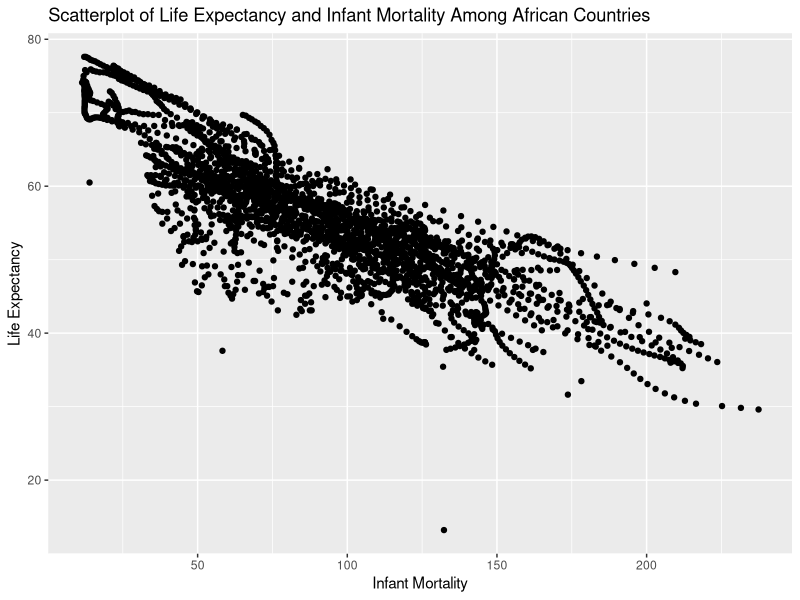
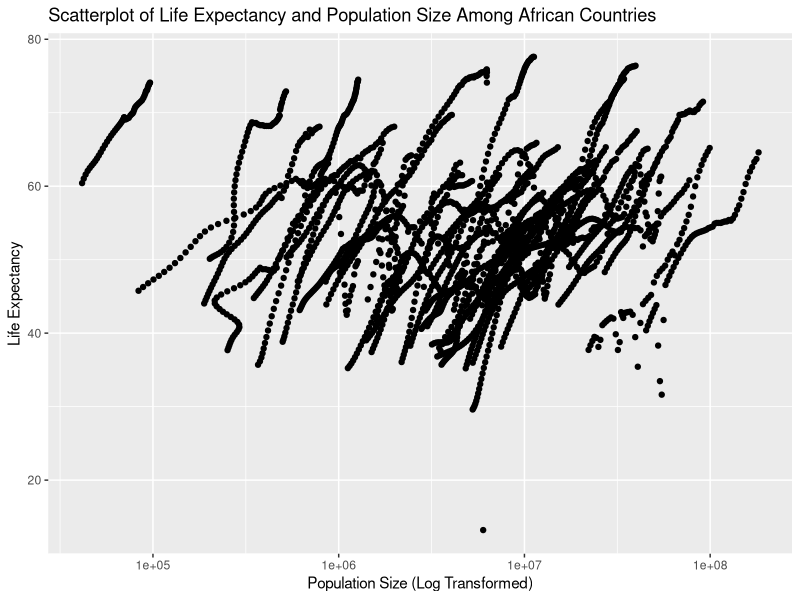
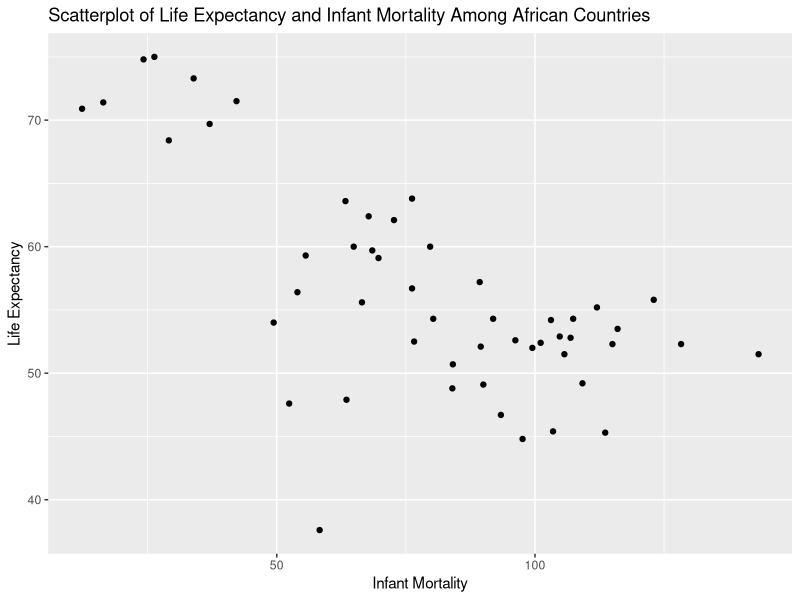
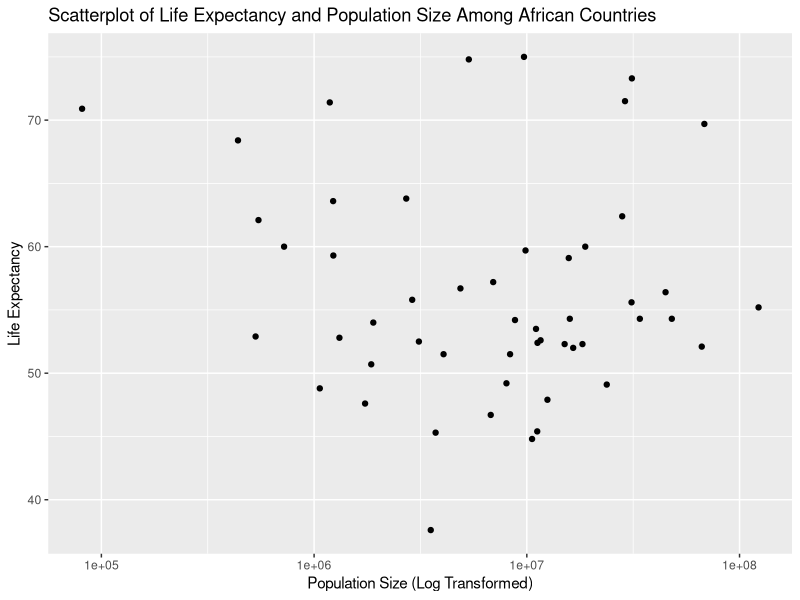

Write the R code that produced these figures, in order.
## ---- chunk 1
#first loading some packages
#for plotting
library(ggplot2)
library(tidyverse)


#loading the dslabs
library(dslabs)
#help file for gapminder
help(gapminder)
#data structure overview
str(gapminder)
#get a summary of data
summary(gapminder)
#determining the type of object gapminder is
class(gapminder)

## ---- chunk 2
#data processing chunk

#the following code subsets the data from African countries
#and names the new dataset africadata

africadata <-  gapminder[which(gapminder$continent=='Africa'), ]

#checking to make sure it worked using table
#here we see that only observations from Africa remain

table(africadata$continent)

#new data1: making new variable/object that contains only infant_mortality and life_expectancy

select1 <- c("infant_mortality", "life_expectancy")
newdata1 <- africadata[select1]


#newdata2: making new variable/object that contains only population and life_expectancy

select2 <- c("population", "life_expectancy")
newdata2 <- africadata[select2]

#checking newdata1 with str and summary
str(newdata1)
summary(newdata1)

#checking newdata2 with str and summary
str(newdata2)
summary(newdata2)


## ---- chunk 3
#plotting

#plotting life expectancy and infant mortality
ggplot(newdata1, aes(x=infant_mortality, y=life_expectancy)) + geom_point() +
  ggtitle("Scatterplot of Life Expectancy and Infant Mortality Among African Countries") +
  xlab("Infant Mortality") + ylab("Life Expectancy")


#plotting life expectancy and population size(log transformed)
ggplot(newdata2, aes(x=population, y=life_expectancy))  + geom_point() +
  scale_x_log10() + ggtitle("Scatterplot of Life Expectancy and Population Size Among African Countries") + xlab("Population Size (Log Transformed)") + ylab("Life Expectancy")

#taking another look at africa data

#We notice the year variable. After using the table function, we see that
#there are 51 countries with data from 1960 to 2016. There are repeated measures for each country, which causes the "streaks" of data
table(africadata$year)


## ---- chunk 4
#more data processing

#figuring out which years have missing data for infant mortality
#here I used "table" to show which years had complete data. Those with 51 
#were complete and anything less than that are incomplete

table(africadata$year,(africadata$infant_mortality=="Na"))

#subsetting the data from year 2000

africadata2000 <-  africadata[which(africadata$year==2000), ]


#checking using str and summary

str(africadata2000)
summary(africadata2000)

## ---- chunk 5
#more plotting

#plotting life expectancy and infant mortality
ggplot(africadata2000, aes(x=infant_mortality, y=life_expectancy)) + geom_point() + ggtitle("Scatterplot of Life Expectancy and Infant Mortality Among African Countries") +
  xlab("Infant Mortality") + ylab("Life Expectancy")


#plotting life expectancy and population size(log transformed)
ggplot(africadata2000, aes(x=population, y=life_expectancy))  + geom_point() +
scale_x_log10() + ggtitle("Scatterplot of Life Expectancy and Population Size Among African Countries") + xlab("Population Size (Log Transformed)") + ylab("Life Expectancy")


## ---- chunk 6
#a simple fit

#fit1: life expectancy as outcome and infant mortality as predictor
fit1 <- lm(africadata2000$life_expectancy ~ africadata2000$infant_mortality)

#fit2: life expectancy as outcome and population size as predictor
fit2 <- lm(africadata2000$life_expectancy ~ africadata2000$population)

summary(fit1)
summary(fit2)
